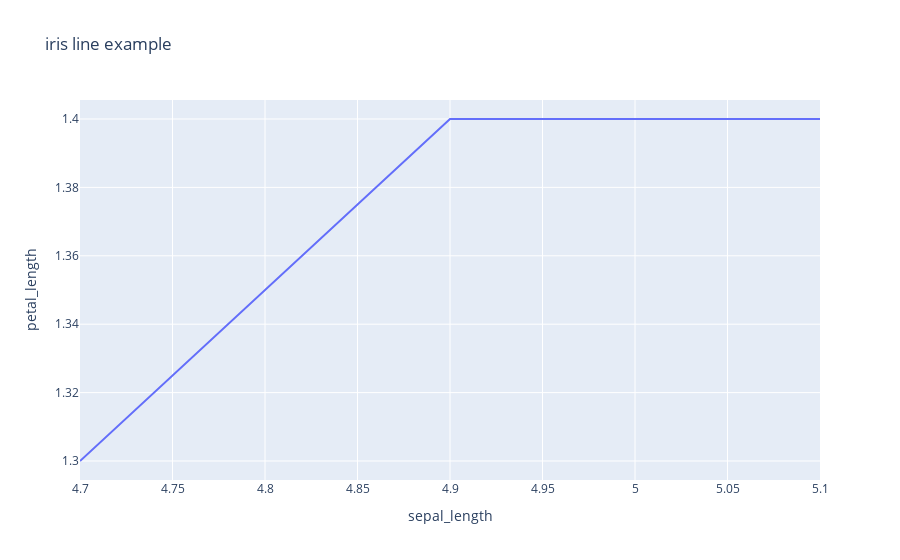

Notebook source saved alongside this figure:
### Code cell
px.line(df.head(3).query("species == 'setosa'"),
        x="sepal_length",y="petal_length",
       title="iris line example")

### Figure 1 — Plotly figure (JSON) as saved in the notebook; plotly's stock layout.template omitted (floating-point values rounded to 4 significant figures)
{"data": [{"hovertemplate": "sepal_length=%{x}<br>petal_length=%{y}<extra></extra>", "legendgroup": "", "line": {"color": "#636efa", "dash": "solid"}, "marker": {"symbol": "circle"}, "mode": "lines", "name": "", "orientation": "v", "showlegend": false, "type": "scatter", "x": [5.1, 4.9, 4.7], "xaxis": "x", "y": [1.4, 1.4, 1.3], "yaxis": "y"}], "layout": {"legend": {"tracegroupgap": 0}, "title": {"text": "iris line example"}, "xaxis": {"anchor": "y", "domain": [0, 1], "title": {"text": "sepal_length"}}, "yaxis": {"anchor": "x", "domain": [0, 1], "title": {"text": "petal_length"}}}}
